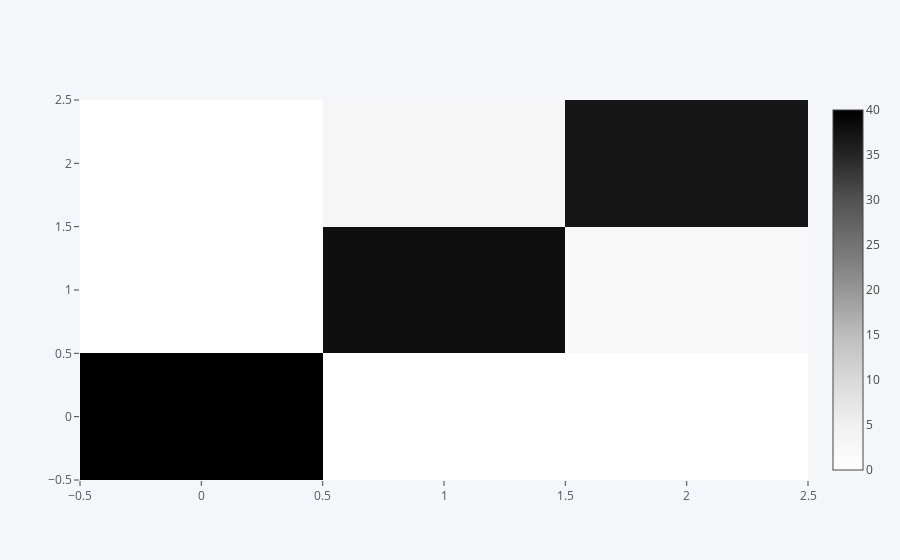

The code cell stored with this chart in its notebook:
### Code cell
print(confusion_matrix(y_train,rf.predict(X_train)))
pd.DataFrame(confusion_matrix(y_train,rf.predict(X_train))).iplot(kind='heatmap',colorscale='greys')

### Figure 1 — Plotly figure (JSON) as saved in the notebook; plotly's stock layout.template omitted (floating-point values rounded to 4 significant figures)
{"data": [{"colorscale": [[0, "rgb(255,255,255)"], [0.125, "rgb(240,240,240)"], [0.25, "rgb(217,217,217)"], [0.375, "rgb(189,189,189)"], [0.5, "rgb(150,150,150)"], [0.625, "rgb(115,115,115)"], [0.75, "rgb(82,82,82)"], [0.875, "rgb(37,37,37)"], [1, "rgb(0,0,0)"]], "type": "heatmap", "uid": "48d43880-278a-45c2-b3cd-0c5ea575adea", "x": [0, 1, 2], "y": [0, 1, 2], "z": [[40, 0, 0], [0, 38, 2], [0, 3, 37]], "zmax": 40, "zmin": 0}], "layout": {"legend": {"bgcolor": "#F5F6F9", "font": {"color": "#4D5663"}}, "paper_bgcolor": "#F5F6F9", "plot_bgcolor": "#F5F6F9", "title": {"font": {"color": "#4D5663"}}, "xaxis": {"gridcolor": "#E1E5ED", "showgrid": true, "tickfont": {"color": "#4D5663"}, "title": {"font": {"color": "#4D5663"}, "text": ""}, "zerolinecolor": "#E1E5ED"}, "yaxis": {"gridcolor": "#E1E5ED", "showgrid": true, "tickfont": {"color": "#4D5663"}, "title": {"font": {"color": "#4D5663"}, "text": ""}, "zerolinecolor": "#E1E5ED"}}}
